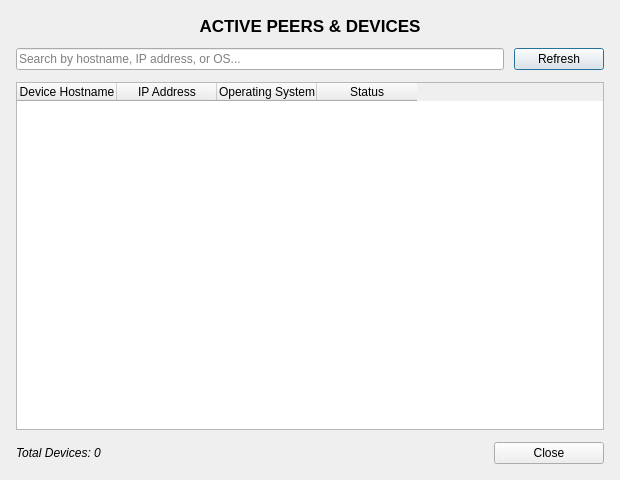
<?xml version="1.0" encoding="UTF-8"?>
<ui version="4.0">
 <class>PeerListDialog</class>
 <widget class="QDialog" name="PeerListDialog">
  <property name="geometry">
   <rect>
    <x>0</x>
    <y>0</y>
    <width>620</width>
    <height>480</height>
   </rect>
  </property>
  <property name="windowTitle">
   <string>Tailscale/Headscale Peer List</string>
  </property>
  <layout class="QVBoxLayout" name="verticalLayout">
   <property name="spacing">
    <number>12</number>
   </property>
   <property name="leftMargin">
    <number>16</number>
   </property>
   <property name="topMargin">
    <number>16</number>
   </property>
   <property name="rightMargin">
    <number>16</number>
   </property>
   <property name="bottomMargin">
    <number>16</number>
   </property>
   <item>
    <widget class="QLabel" name="labelHeader">
     <property name="font">
      <font>
       <family>Segoe UI</family>
       <pointsize>13</pointsize>
       <bold>true</bold>
      </font>
     </property>
     <property name="text">
      <string>ACTIVE PEERS &amp; DEVICES</string>
     </property>
     <property name="alignment">
      <set>Qt::AlignmentFlag::AlignCenter</set>
     </property>
    </widget>
   </item>
   <item>
    <layout class="QHBoxLayout" name="searchLayout">
     <property name="spacing">
      <number>10</number>
     </property>
     <item>
      <widget class="QLineEdit" name="lineEditSearch">
       <property name="placeholderText">
        <string>Search by hostname, IP address, or OS...</string>
       </property>
       <property name="clearButtonEnabled">
        <bool>true</bool>
       </property>
      </widget>
     </item>
     <item>
      <widget class="QPushButton" name="btnRefresh">
       <property name="minimumSize">
        <size>
         <width>90</width>
         <height>0</height>
        </size>
       </property>
       <property name="text">
        <string>Refresh</string>
       </property>
      </widget>
     </item>
    </layout>
   </item>
   <item>
    <widget class="QTableWidget" name="tablePeers">
     <property name="editTriggers">
      <set>QAbstractItemView::EditTrigger::NoEditTriggers</set>
     </property>
     <property name="alternatingRowColors">
      <bool>true</bool>
     </property>
     <property name="selectionMode">
      <enum>QAbstractItemView::SelectionMode::SingleSelection</enum>
     </property>
     <property name="selectionBehavior">
      <enum>QAbstractItemView::SelectionBehavior::SelectRows</enum>
     </property>
     <property name="showGrid">
      <bool>false</bool>
     </property>
     <attribute name="horizontalHeaderVisible">
      <bool>true</bool>
     </attribute>
     <attribute name="verticalHeaderVisible">
      <bool>false</bool>
     </attribute>
     <column>
      <property name="text">
       <string>Device Hostname</string>
      </property>
     </column>
     <column>
      <property name="text">
       <string>IP Address</string>
      </property>
     </column>
     <column>
      <property name="text">
       <string>Operating System</string>
      </property>
     </column>
     <column>
      <property name="text">
       <string>Status</string>
      </property>
     </column>
    </widget>
   </item>
   <item>
    <layout class="QHBoxLayout" name="buttonLayout">
     <item>
      <widget class="QLabel" name="labelPeerCount">
       <property name="font">
        <font>
         <italic>true</italic>
        </font>
       </property>
       <property name="text">
        <string>Total Devices: 0</string>
       </property>
      </widget>
     </item>
     <item>
      <spacer name="horizontalSpacer">
       <property name="orientation">
        <enum>Qt::Orientation::Horizontal</enum>
       </property>
       <property name="sizeHint" stdset="0">
        <size>
         <width>40</width>
         <height>20</height>
        </size>
       </property>
      </spacer>
     </item>
     <item>
      <widget class="QPushButton" name="btnClose">
       <property name="minimumSize">
        <size>
         <width>110</width>
         <height>0</height>
        </size>
       </property>
       <property name="text">
        <string>Close</string>
       </property>
      </widget>
     </item>
    </layout>
   </item>
  </layout>
 </widget>
 <resources/>
 <connections/>
</ui>
